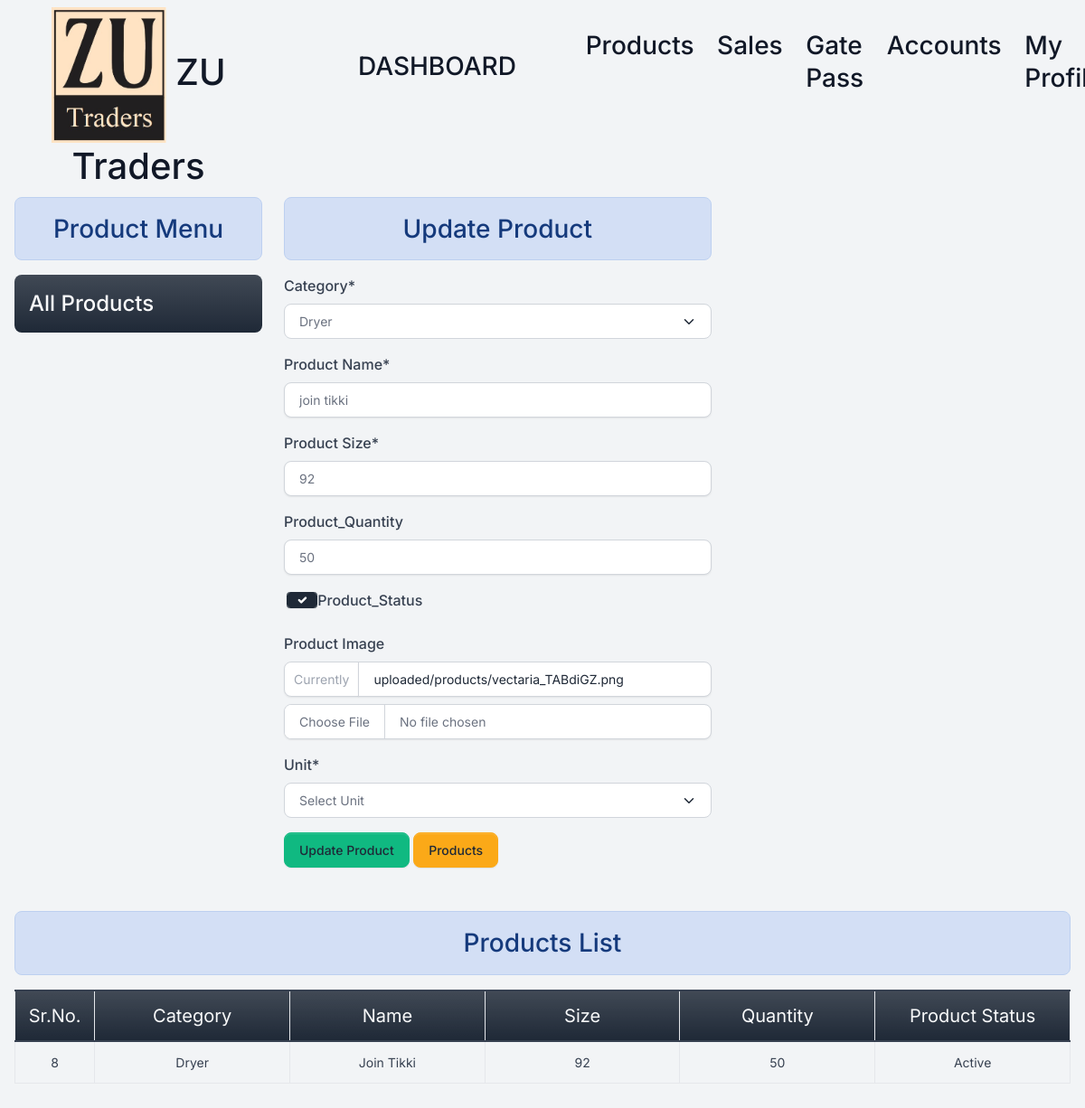
/product/8 (signed in), run on an earlier commit of the app's database.
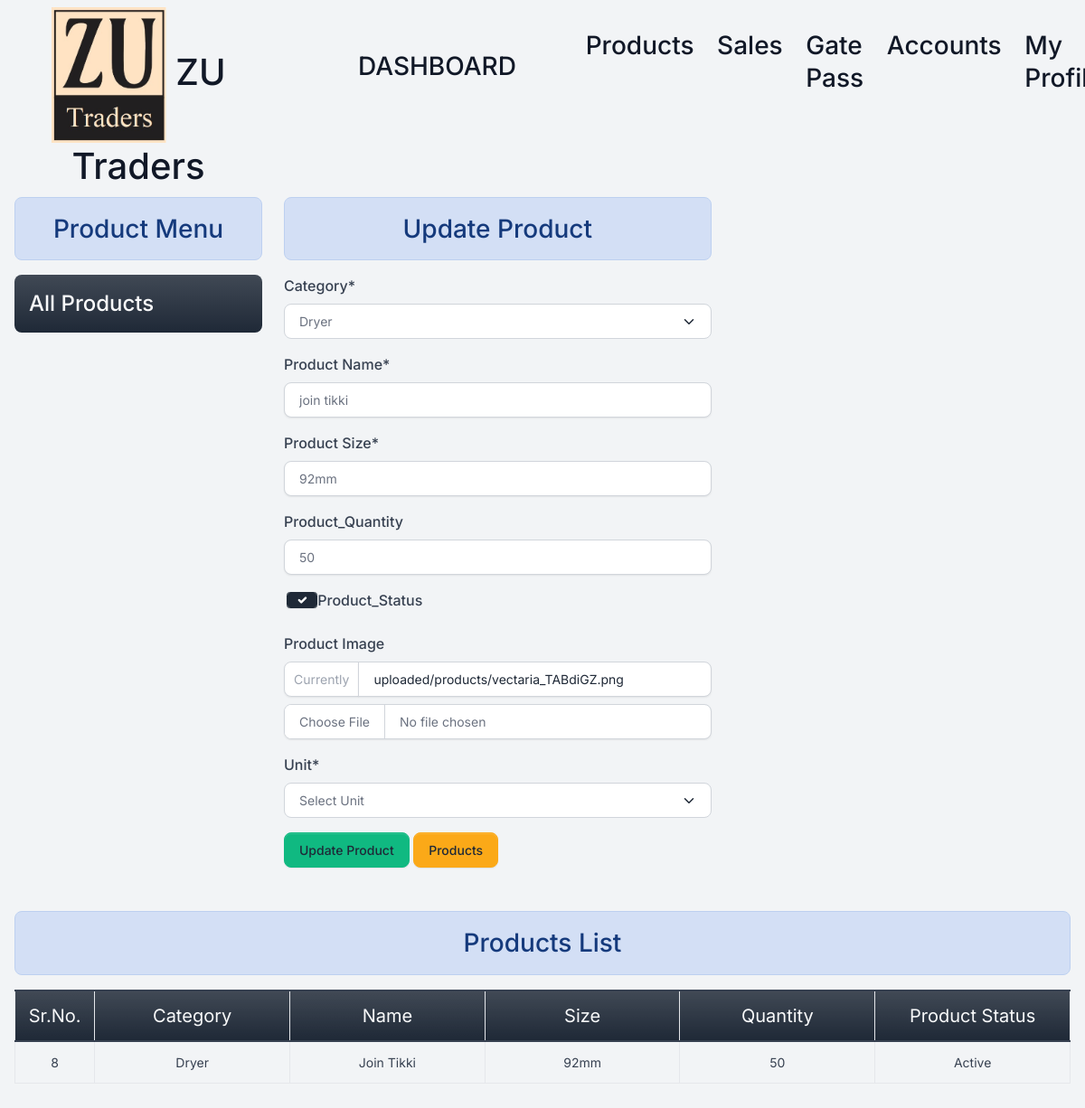
And on a later commit of the database.
### home/models.py (models this page shows, shortened)
class Product(models.Model):
    ACTIVE = 'Atcive'
    INACTIVE = 'Inactive'
    STATUS_TYPE_CHOICES = [
        (ACTIVE , 'Active'),
        (INACTIVE ,'Inactive'),
    ]
    category=models.ForeignKey(Category,on_delete=models.RESTRICT)
    productname=models.CharField(max_length=255,unique=True)
    product_size=models.CharField(max_length=255)
    product_quantity=models.CharField(max_length=255,null=True,blank=True )
    unit=models.CharField(max_length=255,default="Nos")
    product_status=models.BooleanField(default=True)
    is_deleted = models.BooleanField(default=False)
    pro_img=models.ImageField(upload_to="uploaded/products/",null=True)
    product_slug=AutoSlugField(populate_from="productname",unique=True,null=True,default=None)

class Category(models.Model):
    name = models.CharField(max_length=100)
    is_deleted=models.BooleanField(default=False)
    def __str__(self):
        return self.name

### home/views/product.py (the view)
# urls.py: path('product/<int:id>', product.edit_product , name="editproduct"),
@login_required
@permission_required('home.change_sales_product', login_url='/login/')
def edit_product(request,id):
  data={}
  if request.method == 'POST':
    mydata=Product.objects.get(id=id)
    categoryID=mydata.category.id
    form = ProductForm(request.POST,request.FILES,instance=mydata)
    if form.is_valid():
      form.save()
      messages.success(request,"Product Updated successfully !!")
      return redirect('addproduct1',categoryID)
  else:
    mydata=Product.objects.get(id=id)
    form = ProductForm(instance=mydata)
  data={'form': form, 'mydata':mydata,'update':True,}
  return render(request, 'stock/add_Product.html', data)

### home/models.py (called while the page is built)
    def __str__(self):
        return self.name

### home/templatetags/custom_filters.py (called while the page is built)
@register.filter(name='capitalize_after_space')
def capitalize_after_space(value):
    if not isinstance(value, str):
        value=str(value)
        return ' '.join([word.capitalize() for word in value.split()])
    return ' '.join([word.capitalize() for word in value.split()])

### templates/stock/add_product.html (shortened to what this page needs)
{% extends 'base.html' %}
{% load crispy_forms_tags %}
{% load custom_filters %}
{% block content %}
<div class="container-fluid mb-5 ">
  <div class="row">
    {% include 'stock/product_menu.html' %}
    <div class="col-5 ">
      <h3 class="text-center alert alert-info">{% if update %} Update Product {% else %} Add Product {% endif %}</h3>
      <form method="post" enctype="multipart/form-data">
        {{form|crispy}}
        <input type="submit" class="btn btn-success" {% if update %} value="Update Product" {% else %}
          value="Add Product" {%endif %}>
        <a href="/product/" class="btn btn-warning">Products</a>
      </form>
    </div>
  </div>
  <div class="col-12 text-center mt-5">
    <h3 class="text-center alert alert-info">Products List</h3>
    {% if mydata %}
    <table class="table table-stripped table-bordered" id="petrol-table">
      <colgroup>
        <col width="5%">
        <col width="15%">
        <col width="15%">
        <col width="15%">
        <col width="15%">
        <col width="15%">
      </colgroup>
      <thead>
        <tr class="bg-primary bg-gradient text-light text-center">
          <td class="text-center fs-5">Sr.No.</td>
          <td class="text-center fs-5">Category</td>
          <td class="text-center fs-5">Name</td>
          <td class="text-center fs-5">Size</td>
          <td class="text-center fs-5">Quantity</td>
          <td class="text-center fs-5">Product Status</td>
        </tr>
      </thead>
      <tbody>
        {% if update %}
        <tr>
          <td class="text-center">{{mydata.id}}</td>
          <td class="text-center">{{mydata.category}}</td>
          <td class="">{{mydata.productname|capitalize_after_space}}</td>
          <td class="text-center">{{mydata.product_size}}</td>
          <td class="text-center">{{mydata.product_quantity}}</td>
          <td class="text-center">{% if mydata.product_status %} Active {% else %} Inactive {% endif %} </td>
        </tr>
        {% endif %}
      </tbody>
    </table>
    {% else %}
    <h4 class="text-center alert alert-warning">No Record Found</h4>
    {% endif %}
  </div>
</div>
{% endblock content %}

What changed in the data, as far as the page shows it:
changed Product "Join Tikki": product_size "92" → "92mm"
